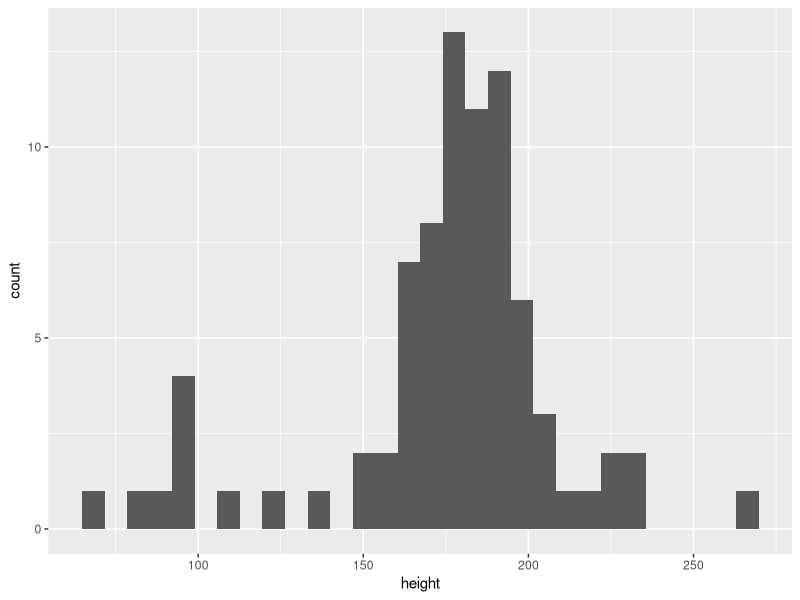
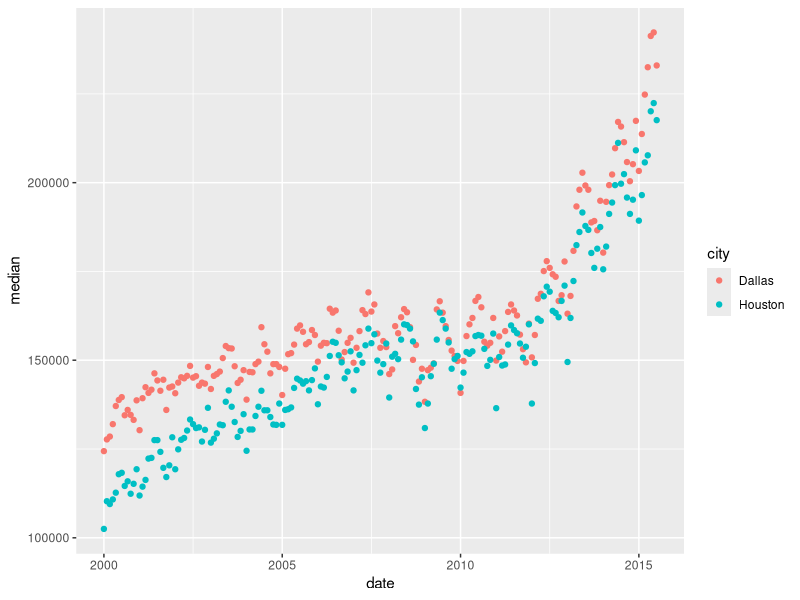
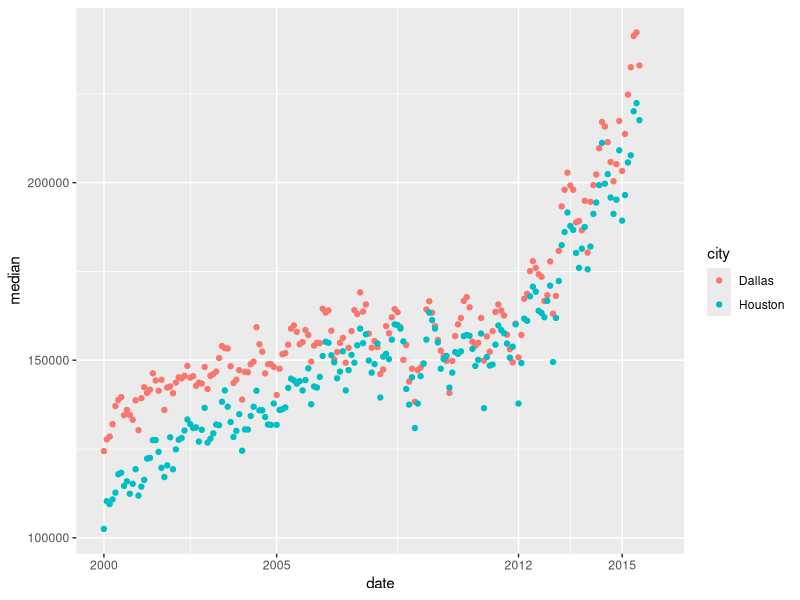
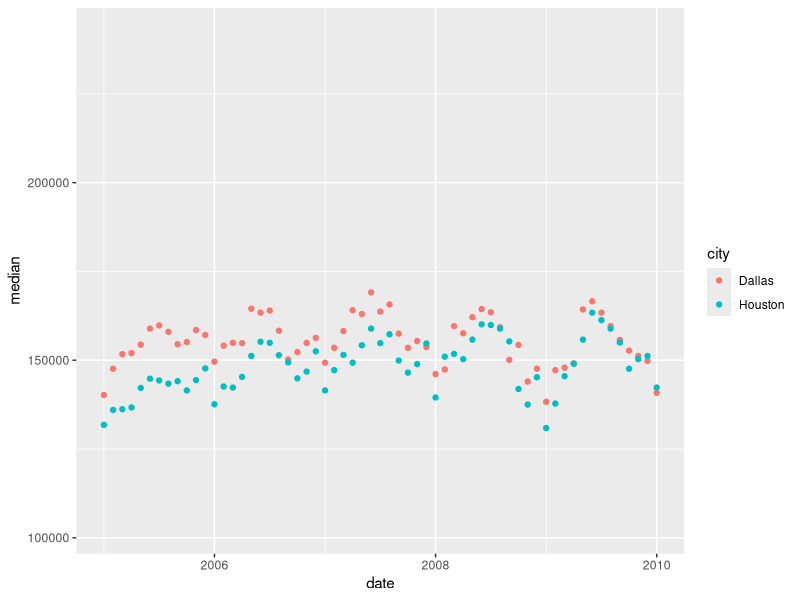
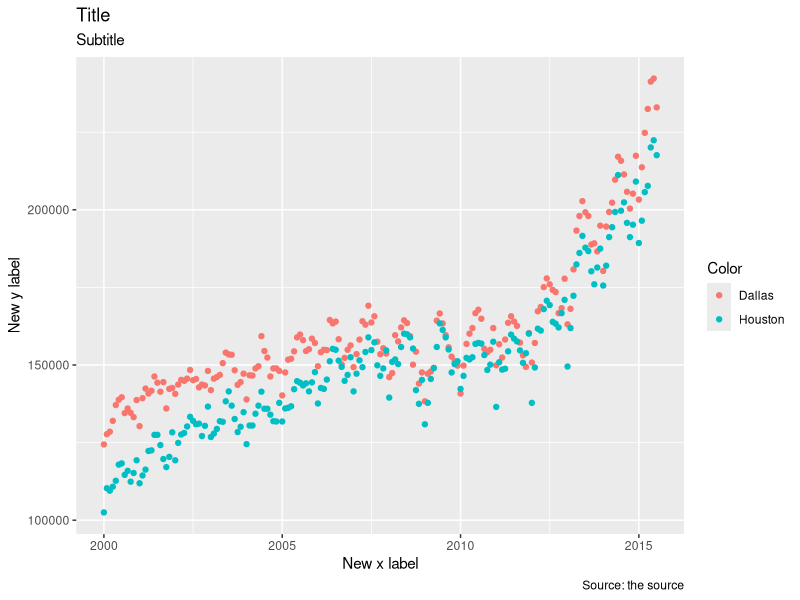
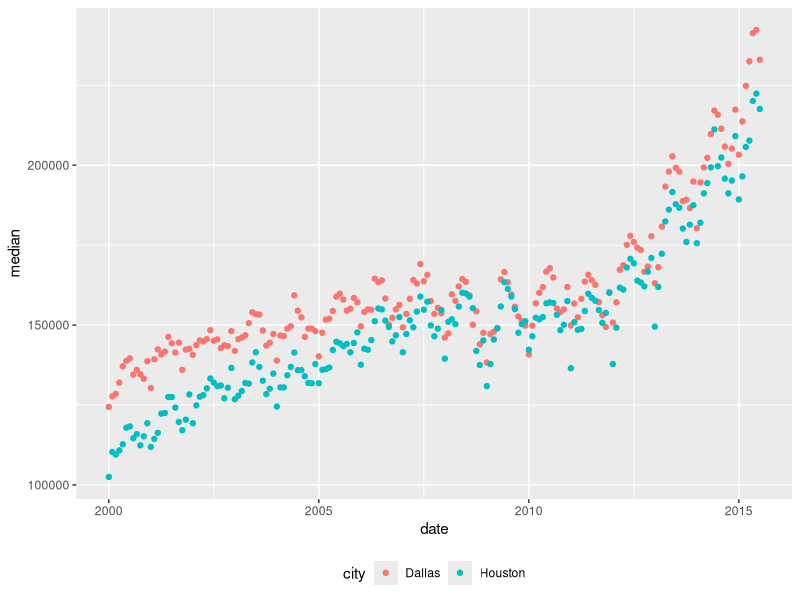
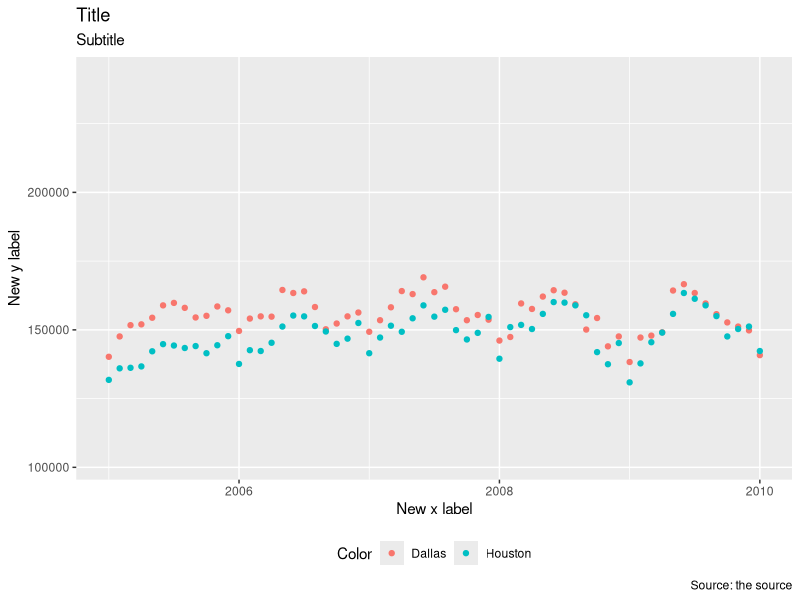

Reproduce these figures in R, in order.
## ---- chunk 1
rm(list = ls())
knitr::opts_chunk$set(eval = FALSE,
                      comment = NA)
library(tidyverse)
## ---- chunk 2
library(tidyverse)
## ---- chunk 3
x <- mutate(filter(select(cars,dist), 
                   dist > 4 & dist < 20), 
       sum_dist = cumsum(dist))
## ---- chunk 4
y <- cars %>% select(dist) %>% 
  filter(dist > 4 & dist < 20) %>% 
  mutate(sum_dist = cumsum(dist))
## ---- chunk 5
### Her vælger jeg name og mass
starwars %>%
  select(name, mass)

### Her fjerner jeg name og mass
starwars %>%
  select(-c(name, mass))
## ---- chunk 6
starwars %>%
  select(mass, height) %>%
  mutate(bmi = mass*height) %>%
  head(3)
## ---- chunk 7
starwars %>%
  select(name, mass) %>%
  mutate(mass = ifelse(mass < 50 , "Thin", "Fat")) %>%
  head(3)
## ---- chunk 8
starwars %>%
  drop_na() %>%
  summarise(mean(mass))
## ---- chunk 9
relig_income %>%
  head(5)
## ---- chunk 10
fish_encounters %>%
  pivot_wider(names_from = station, 
              values_from = seen) %>%
  head(5)
## ---- chunk 11
relig_income %>%
  pivot_longer(!religion, names_to = "income", 
               values_to = "count") %>%
  head(5)
## ---- chunk 12
starwars %>% 
  ggplot(aes(height)) +
  geom_histogram()
## ---- chunk 13
txhousing %>%
  filter(city %in% c("Dallas", "Houston")) %>% 
  ggplot(aes(x = date, y = median, color = city)) +
  geom_point()
## ---- chunk 14
txhousing %>%
  filter(city %in% c("Dallas", "Houston")) %>% 
  ggplot(aes(x = date, y = median, color = city)) +
  geom_point() +
  scale_x_continuous(breaks = c(2000, 2005, 2012, 2015), 
                     limits = c(2000, 2016))
## ---- chunk 15
txhousing %>%
  filter(city %in% c("Dallas", "Houston")) %>% 
  ggplot(aes(x = date, y = median, color = city)) +
  geom_point() +
  scale_x_continuous(n.breaks = 4, 
                     limits = c(2005, 2010))
## ---- chunk 16
txhousing %>%
  filter(city %in% c("Dallas", "Houston")) %>% 
  ggplot(aes(x = date, y = median, color = city)) +
  geom_point() +
  labs(title = "Title",
       subtitle = "Subtitle",
       x = "New x label",
       y = "New y label",
       caption = "Source: the source",
       color = "Color")
## ---- chunk 17
txhousing %>%
  filter(city %in% c("Dallas", "Houston")) %>% 
  ggplot(aes(x = date, y = median, color = city)) +
  geom_point() +
  theme(legend.position = "bottom")
## ---- chunk 18
txhousing %>%
  filter(city %in% c("Dallas", "Houston")) %>% 
  ggplot(aes(x = date, y = median, color = city)) +
  geom_point() +
   scale_x_continuous(n.breaks = 4, 
                     limits = c(2005, 2010)) +
  labs(title = "Title",
       subtitle = "Subtitle",
       x = "New x label",
       y = "New y label",
       caption = "Source: the source",
       color = "Color") +
  theme(legend.position = "bottom")
